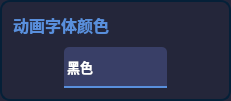
                        <widget class="QFrame" name="frame_anifont_2">
                         <property name="sizePolicy">
                          <sizepolicy hsizetype="Preferred" vsizetype="Expanding">
                           <horstretch>0</horstretch>
                           <verstretch>0</verstretch>
                          </sizepolicy>
                         </property>
                         <property name="minimumSize">
                          <size>
                           <width>231</width>
                           <height>101</height>
                          </size>
                         </property>
                         <property name="styleSheet">
                          <string notr="true">QFrame{
 border:2px solid;
	border-color: rgb(5, 32, 56);
	background-color: rgb(36,38,58);
border-radius:10px;
}
QComboBox QAbstractItemView{
outline: 0px solid gray;            
/*border:1px solid #eeeeee;*/            
color:rgb(145,151,163);
selection-color:white;
font-size:14px;
font-family:Microsoft YaHei UI;            
background-color:rgb(18,26,39);
selection-background-color:rgb(33,41,54);
border-top-radius:0px;
border-bottom-radius:10px;
}</string>
                         </property>
                         <property name="frameShape">
                          <enum>QFrame::StyledPanel</enum>
                         </property>
                         <property name="frameShadow">
                          <enum>QFrame::Raised</enum>
                         </property>
                         <layout class="QVBoxLayout" name="verticalLayout_13">
                          <item>
                           <widget class="QLabel" name="label_anifont_2">
                            <property name="sizePolicy">
                             <sizepolicy hsizetype="Fixed" vsizetype="Fixed">
                              <horstretch>0</horstretch>
                              <verstretch>0</verstretch>
                             </sizepolicy>
                            </property>
                            <property name="font">
                             <font>
                              <family>Microsoft YaHei UI</family>
                              <pointsize>12</pointsize>
                              <weight>75</weight>
                              <bold>true</bold>
                             </font>
                            </property>
                            <property name="styleSheet">
                             <string notr="true">QLabel{
border:none;
color:#598FDC;
}</string>
                            </property>
                            <property name="text">
                             <string>动画字体颜色</string>
                            </property>
                           </widget>
                          </item>
                          <item alignment="Qt::AlignBottom">
                           <widget class="QFrame" name="frame_selectanifont_2">
                            <property name="minimumSize">
                             <size>
                              <width>0</width>
                              <height>0</height>
                             </size>
                            </property>
                            <property name="styleSheet">
                             <string notr="true">QFrame{border:none;
}</string>
                            </property>
                            <property name="frameShape">
                             <enum>QFrame::StyledPanel</enum>
                            </property>
                            <property name="frameShadow">
                             <enum>QFrame::Raised</enum>
                            </property>
                            <property name="lineWidth">
                             <number>0</number>
                            </property>
                            <layout class="QHBoxLayout" name="horizontalLayout_18">
                             <property name="spacing">
                              <number>0</number>
                             </property>
                             <property name="leftMargin">
                              <number>0</number>
                             </property>
                             <property name="topMargin">
                              <number>0</number>
                             </property>
                             <property name="rightMargin">
                              <number>0</number>
                             </property>
                             <property name="bottomMargin">
                              <number>0</number>
                             </property>
                             <item>
                              <widget class="QComboBox" name="comboBox_fontcor">
                               <property name="enabled">
                                <bool>true</bool>
                               </property>
                               <property name="sizePolicy">
                                <sizepolicy hsizetype="Fixed" vsizetype="Fixed">
                                 <horstretch>0</horstretch>
                                 <verstretch>0</verstretch>
                                </sizepolicy>
                               </property>
                               <property name="minimumSize">
                                <size>
                                 <width>103</width>
                                 <height>41</height>
                                </size>
                               </property>
                               <property name="font">
                                <font>
                                 <family>Microsoft YaHei UI</family>
                                 <pointsize>10</pointsize>
                                 <weight>75</weight>
                                 <italic>false</italic>
                                 <bold>true</bold>
                                </font>
                               </property>
                               <property name="mouseTracking">
                                <bool>false</bool>
                               </property>
                               <property name="tabletTracking">
                                <bool>false</bool>
                               </property>
                               <property name="styleSheet">
                                <string notr="true">
QComboBox {
    border: 0px solid;
	border-bottom: 2px solid;
	border-color: #598FDC;
    border-top-left-radius: 5px;
	border-top-right-radius: 5px;
    padding: 1px 10px 1px 3px;
    min-width: 6em;
	background-color: rgb(57, 63, 103);
	
	color: rgb(255, 255, 255);
	
}

QComboBox:on { /* shift the text when the popup opens */
    padding-top: 3px;
    padding-left: 4px;
}
QComboBox::drop-down {
    /*subcontrol-origin: padding;*/
    subcontrol-position: top right;
    width: 40px;
	height: 39px;
	border: 0px solid;
	
    border-radius: 5px; /* same radius as the QComboBox */
}
QComboBox::drop-down:pressed,QComboBox::drop-down:hover {
	background-color: rgb(38, 43, 85);
}

QComboBox::down-arrow {
	
	image: url(:/图标/下拉选择.png);
width: 100px;
height:25px;
	
}
QComboBox::down-arrow:on { /* shift the arrow when popup is open */
    top: 1px;
    left: 1px;
}
QComboBox::drop-down:editable:on {
    background: qlineargradient(x1: 0, y1: 0, x2: 0, y2: 1,
                                stop: 0 #D3D3D3, stop: 0.4 #D8D8D8,
                                stop: 0.5 #DDDDDD, stop: 1.0 #E1E1E1);
}
QComboBox QAbstractItemView{
outline: 0px solid gray;            
border:0px solid #eeeeee;            
color:rgb(145,151,163);
selection-color:white;
font-size:14px;
font-family:Microsoft YaHei UI;            
background-color:rgb(18,26,39);
selection-background-color:rgb(33,41,54);
}</string>
                               </property>
                               <property name="editable">
                                <bool>false</bool>
                               </property>
                               <property name="iconSize">
                                <size>
                                 <width>9</width>
                                 <height>9</height>
                                </size>
                               </property>
                               <item>
                                <property name="text">
                                 <string>黑色</string>
                                </property>
                               </item>
                               <item>
                                <property name="text">
                                 <string>红色</string>
                                </property>
                               </item>
                               <item>
                                <property name="text">
                                 <string>绿色</string>
                                </property>
                               </item>
                               <item>
                                <property name="text">
                                 <string>蓝色</string>
                                </property>
                               </item>
                              </widget>
                             </item>
                            </layout>
                           </widget>
                          </item>
                         </layout>
                        </widget>
